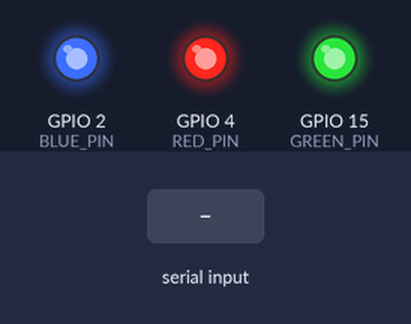
The sketch below on a simulated ESP32. On the bench: output pins drawn as LEDs (lit = HIGH). Inputs (shaded band) come from the test bench. What the sketch prints to the serial monitor is not drawn.

Above: at 1.2 s.
1.3 s: "red\n" received over Serial
At 2.5 s:
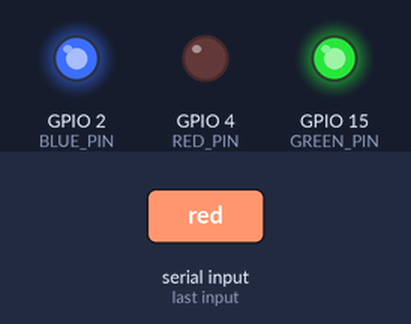
2.8 s: "green\n" received over Serial
At 3.8 s:
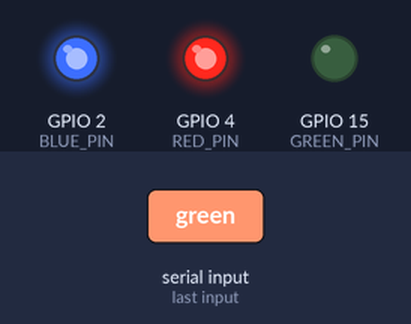
4.3 s: "blue\n" received over Serial
At 5.1 s:
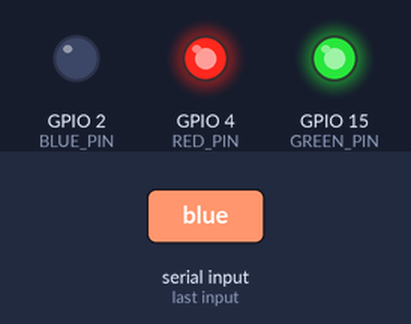
Timing chart, 0 to 7.3 s (numbered marks = the images above; inputs shaded):
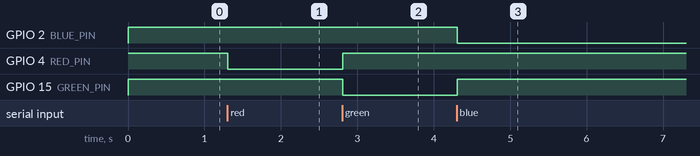

The sketch:

4-2-2.ino
```cpp
#define RED_PIN 4   // 빨간색 핀
#define GREEN_PIN 15 // 초록색 핀
#define BLUE_PIN 2  // 파란색 핀

void setup() {
  // 핀 설정
  pinMode(RED_PIN, OUTPUT);
  pinMode(GREEN_PIN, OUTPUT);
  pinMode(BLUE_PIN, OUTPUT);

  // 시리얼 통신 시작
  Serial.begin(115200);  // 시리얼 통신 시작 (115200 보드레이트)

  // 모든 핀을 HIGH로 설정하여 LED를 꺼진 상태로 초기화합니다.
  digitalWrite(RED_PIN, HIGH);
  digitalWrite(GREEN_PIN, HIGH);
  digitalWrite(BLUE_PIN, HIGH);

  Serial.println("시리얼 통신을 통해 'red', 'green', 'blue' 문자를 입력하여 LED 색상을 제어하세요.");
}

void loop() {
  // 시리얼 통신으로 받은 문자 읽기
  if (Serial.available()) {
    String receivedStr = Serial.readStringUntil('\n');  // 시리얼에서 받은 문자열

    // 문자열에 맞게 색상 제어
    if (receivedStr == "red") {
      // 빨강
      analogWrite(RED_PIN, 0);
      analogWrite(GREEN_PIN, 255);
      analogWrite(BLUE_PIN, 255);
      Serial.println("빨강색");
    }
    else if (receivedStr == "green") {
      // 초록
      analogWrite(RED_PIN, 255);
      analogWrite(GREEN_PIN, 0);
      analogWrite(BLUE_PIN, 255);
      Serial.println("초록색");
    }
    else if (receivedStr == "blue") {
      // 파랑
      analogWrite(RED_PIN, 255);
      analogWrite(GREEN_PIN, 255);
      analogWrite(BLUE_PIN, 0);
      Serial.println("파랑색");
    }
    else {
      Serial.println("잘못된 입력입니다. 'red', 'green', 'blue' 중 하나를 입력하세요.");
    }
  }
  delay(100);  // 처리 속도를 적당히 조절
}
```

Measured:
- after the input at 1.3 s, GPIO 4 (RED_PIN): HIGH → LOW at once
- after the input at 2.8 s, GPIO 4 (RED_PIN): LOW → HIGH at once; GPIO 15 (GREEN_PIN): HIGH → LOW at once
- after the input at 4.3 s, GPIO 2 (BLUE_PIN): HIGH → LOW at once; GPIO 15 (GREEN_PIN): LOW → HIGH at once
